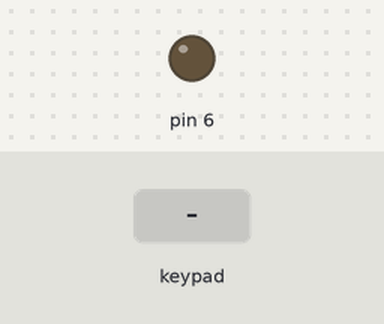
Simulated run of this sketch. Board: Arduino Uno, built with avr-gcc and run on an emulated ATmega328P. Parts: output pins drawn as LEDs (lit = HIGH). The inputs (shaded band) are chosen by the test bench.

Above: at 1.2 s.
1.3 s: keypad keys 1 3 7 8 pressed 0.4 s apart
At 3.4 s:
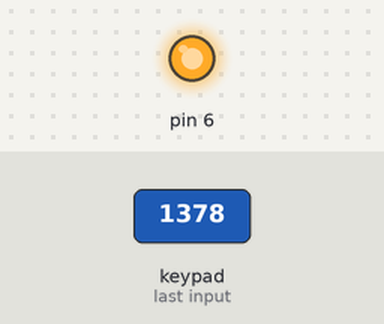
Timing chart, 0 to 4.9 s (numbered marks = the images above; inputs shaded):
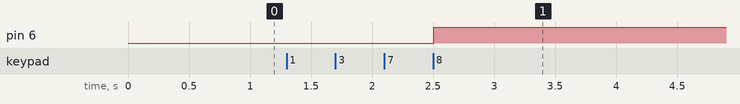

The sketch:

sketch_jan27a.ino
```cpp
#include <LiquidCrystal.h>
#include <Keypad.h>

const byte ROWS = 4; //four rows
const byte COLS = 3; //three columns


int i=0;
char A[4] = {'-1','-1','-1','-1'};
char EnterCode[4] = {'1','3','7','8'};


char keys[ROWS][COLS] = {
    {'1','2','3'},
    {'4','5','6'},
    {'7','8','9'},
    {'*','0','#'}
};

byte rowPins[ROWS] = {10, 9, 8, 7}; //connect to the row pinouts of the keypad
byte colPins[COLS] = {13, 12, 11}; //connect to the column pinouts of the keypad

// initialize the library with the numbers of the interface pins
LiquidCrystal lcd(A0, A1, A2, A3, A4, A5);
Keypad keypad = Keypad( makeKeymap(keys), rowPins, colPins, ROWS, COLS );

void setup() {
    pinMode(6,OUTPUT);
}

void loop() {
char key = keypad.getKey();
    if(i > 3){
        if( A[0] == EnterCode[0] && A[1] == EnterCode[1] && A[2] == EnterCode[2] && A[3] == EnterCode[3] ){
            digitalWrite(6,HIGH);
            i = 0;
          }
        else{
          int j=0;
          while(j <= 3){
            A[j] = '-1';
            j++;
            }
          i = 0;
          }

      }
    if (key) {
       A[i] = key;
       i++;
    }


}
```

Measured:
- after the input at 1.3 s, pin 6: LOW → HIGH after 1.2 s
